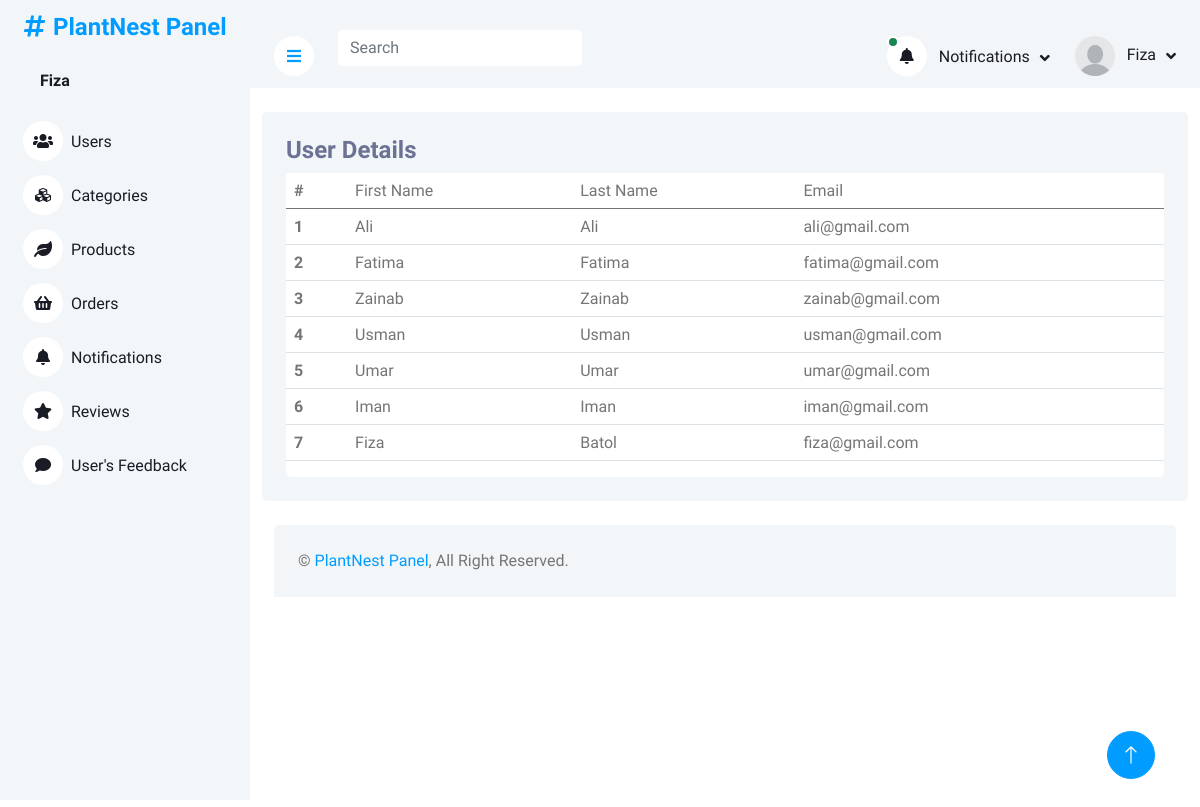
Page /website/adminPanel/index.php (signed in) on the committed database.
### tables this page shows
CREATE TABLE `users` (
  `userID` int(11) NOT NULL,
  `firstName` varchar(225) DEFAULT NULL,
  `lastName` varchar(225) DEFAULT NULL,
  `userEmail` varchar(225) NOT NULL,
  `userPassword` varchar(225) DEFAULT NULL
);

### website/adminPanel/index.php (the view, shortened to what this page needs)
<?php
include_once('header_admin.php')
?>
<div class="container pt-4">
    <div class="bg-light rounded p-4">
        <div class="row">
            <div class="col-12">
                <div class="bg-white rounded h-100 ">
                    <div class="d-flex bg-light justify-content-between">
                        <h4>User Details  </h4>
                    </div>
                    <div class="table-responsive bg- ">
                        <table class="table">
                            <thead>
                                <tr>
                                    <th scope="col">#</th>
                                    <td>First Name</td>
                                    <td>Last Name</td>
                                    <td>Email </td>
                                </tr>
                            </thead>
                            <tbody>
                                <?php
                        $query = $pdo->query("SELECT * FROM users");
                        $result = $query->fetchAll(PDO::FETCH_ASSOC);
                        foreach($result as $row){
                        ?>
                                <tr class="tr-row">
                                    <th scope="row">
                                        <?php echo $row['userID'] ?>
                                    </th>
                                    <td>
                                        <?php echo ucfirst($row['firstName']) ?>
                                    </td>
                                    <td>
                                        <?php echo ucfirst($row['lastName'] )?>
                                    </td>
                                    <td>
                                        <?php echo $row['userEmail'] ?>
                                    </td>
                                </tr>
                                <?php
                        };
                                       ?>
                            </tbody>
                        </table>
                    </div>
                </div>
            </div>
        </div>
    </div>
</div>
<?php
include('footer.php')
?>

### website/adminPanel/header_admin.php (shortened to what this page needs)
<?php
include("php/query.php");
?>
<!DOCTYPE html>
<html lang="en">
<head>
    <link href="https://cdnjs.cloudflare.com/ajax/libs/font-awesome/5.10.0/css/all.min.css" rel="stylesheet">
    <link href="https://cdn.jsdelivr.net/npm/bootstrap-icons@1.4.1/font/bootstrap-icons.css" rel="stylesheet">
    <link href="lib/owlcarousel/assets/owl.carousel.min.css" rel="stylesheet">
    <link href="lib/tempusdominus/css/tempusdominus-bootstrap-4.min.css" rel="stylesheet" />
    <link href="css/bootstrap.min.css" rel="stylesheet">
    <link href="css/style.css" rel="stylesheet">
</head>
<body>
    <div class="container-xxl position-relative bg-white d-flex p-0">
        <div class="sidebar pe-4 pb-3">
            <nav class="navbar bg-light navbar-light">
                <a href="index.html" class="navbar-brand mx-4 mb-3">
                    <div>
                    <h4 class="text-primary"><i class="fa fa-hashtag me-2"></i>PlantNest Panel</h4>
                    </div>
                </a>
                <div class="d-flex align-items-center ms-4 mb-4">
                    <div class="ms-3">
                    <?php
                                 if(isset($_SESSION['Admin'])){
                                    $admin = $_SESSION['Admin'];
                                 foreach($admin as $value){
                                    $U_ID =   $value['adminID'];
                                  $query = $pdo->prepare("SELECT * FROM admins WHERE adminID = :iD ");
                                  $query->bindParam(':iD',  $U_ID);
                                  $query->execute();
                                  $result = $query->fetch(PDO::FETCH_ASSOC);
                        ?>
                         <h6 class="mb-0">
                             <span><?php echo ucfirst($result['adminName'])?></span>
                            </h6>
</span>    <?php
                      };
                    }
                        ?>
                    </div>
                </div>
                <div class="navbar-nav w-100">
                    <a href="index.php" class="nav-item nav-link "><i class="fa fa-users me-2"></i>Users</a>
                    <a href="category.php" class="nav-item nav-link"><i class="fa fa-cubes me-2"></i>Categories</a>
                    <a href="products.php" class="nav-item nav-link"><i class="fa fa-leaf me-2"></i>Products</a>
                    <a href="orders.php" class="nav-item nav-link"><i class="fa fa-shopping-basket me-2"></i>Orders</a>
                    <a href="notifications.php" class="nav-item nav-link"><i class="fa fa-bell me-2"></i>Notifications</a>
                    <a href="reviews.php" class="nav-item nav-link"><i class="fa fa-star me-2"></i>Reviews</a>
                    <a href="feedback.php" class="nav-item nav-link"><i class="fa fa-comment me-2"></i>User's Feedback</a>
                </div>
            </nav>
        </div>
        <div class="content">
            <nav class="navbar navbar-expand bg-light navbar-light sticky-top px-4 py-0">
                <a href="#" class="sidebar-toggler flex-shrink-0">
                    <i class="fa fa-bars"></i>
                </a>
                <form class=" d-none d-md-flex ms-4">
                    <input id="taskFilter" name="search-query" class="taskFilter form-control border-0" type="search"
                        placeholder="Search">
                </form>
                <div class="navbar-nav align-items-center ms-auto">
                    <div class="nav-item dropdown">
                        <?php
                            $query = $pdo->query("SELECT * from orders  INNER JOIN  users on
                            orders.userID = users.userID    where orderStatus	 = 'pending'  LIMIT 2");
                        $result = $query->fetchAll(PDO::FETCH_ASSOC);
                        if (empty($result)) {
                            ?>
                            <a href="#" class="nav-link dropdown-toggle " data-bs-toggle="dropdown">
                                <i class="fa fa-bell me-lg-2">
                                </i>
                                <span class="d-none d-lg-inline-flex">Notifications</span>
                            </a>
                            <?php
                        } else {
                            ?>
                            <a href="#" class="nav-link dropdown-toggle " data-bs-toggle="dropdown">
                                <i class="fa fa-bell me-lg-2 position-relative">
                                    <div
                                        class="bg-success rounded-circle border border-2 border-white position-absolute top-0 start-0 p-1">
                                    </div>
                                </i>
                                <span class="d-none d-lg-inline-flex">Notifications</span>
                            </a>
                            <?php
                        } ?>
                    </div>
                    <div class="nav-item dropdown">
                        <a href="#" class="nav-link dropdown-toggle" data-bs-toggle="dropdown">
                        <?php
                                 if(isset($_SESSION['Admin'])){
                                    $admin = $_SESSION['Admin'];
                                 foreach($admin as $value){
                                    $U_ID =   $value['adminID'];
                                  $query = $pdo->prepare("SELECT * FROM admins WHERE adminID = :iD ");
                                  $query->bindParam(':iD',  $U_ID);
                                  $query->execute();
                                  $result = $query->fetch(PDO::FETCH_ASSOC);
                              if($result['adminImage']){
                        ?>
                        <img class="rounded-circle me-lg-2" src="img/<?php echo $result['adminImage'] ?>" alt="" style="width: 40px; height: 40px;">
                            <?php
                              }else if(empty($result['adminImage'])){
                                ?>
                        <img class="rounded-circle me-lg-2" src="img/user.jpg" alt="" style="width: 40px; height: 40px;">
                                <?php
                              }
                            ?>
                                <span class="d-none d-lg-inline-flex">
                                    <?php echo ucfirst($result['adminName']) ?>
                                </span>
                                <?php
                            }
                        }
                            ?>
                        </a>
                    </div>
                </div>
            </nav>

### website/adminPanel/css/style.css (style rules this page uses)
:root { --primary: #009CFF; --light: #F3F6F9; --dark: #191C24; }
.sidebar { position: fixed; top: 0; left: 0; bottom: 0; width: 250px; height: 100vh; overflow-y: auto; background: var(--light); transition: 0.5s; z-index: 999; }
.content { margin-left: 250px; min-height: 100vh; background: #FFFFFF; transition: 0.5s; }
@media (min-width: 992px) { .sidebar { margin-left: 0; } }
@media (min-width: 992px) { .content { width: calc(100% - 250px); } }
.sidebar .navbar .navbar-nav .nav-link { padding: 7px 20px; color: var(--dark); font-weight: 500; border-left: 3px solid var(--light); border-radius: 0 30px 30px 0; outline: none; }
.sidebar .navbar .navbar-nav .nav-link i { width: 40px; height: 40px; display: inline-flex; align-items: center; justify-content: center; background: #FFFFFF; border-radius: 40px; }
.content .navbar .navbar-nav .nav-link { margin-left: 25px; padding: 12px 0; color: var(--dark); outline: none; }
.content .navbar .sidebar-toggler, .content .navbar .navbar-nav .nav-link i { width: 40px; height: 40px; display: inline-flex; align-items: center; justify-content: center; background: #FFFFFF; border-radius: 40px; }
.content .navbar .dropdown-toggle::after { margin-left: 6px; vertical-align: middle; border: none; content: "\f107"; font-family: "Font Awesome 5 Free"; font-weight: 900; transition: .5s; }

### website/adminPanel/header_admin.php (style rules this page uses)
h4 { color: #6C7293; }

### rows in the picture
users: userID "1", firstName "Ali", lastName "Ali", userEmail "ali@gmail.com"
users: userID "2", firstName "Fatima", lastName "Fatima", userEmail "fatima@gmail.com"
users: userID "3", firstName "Zainab", lastName "Zainab", userEmail "zainab@gmail.com"
users: userID "4", firstName "Usman", lastName "Usman", userEmail "usman@gmail.com"
users: userID "5", firstName "Umar", lastName "Umar", userEmail "umar@gmail.com"
users: userID "6", firstName "Iman", lastName "Iman", userEmail "iman@gmail.com"
users: userID "7", firstName "Fiza", lastName "Batol", userEmail "fiza@gmail.com"

### other values in the picture
$result['adminName'] "Fiza"
